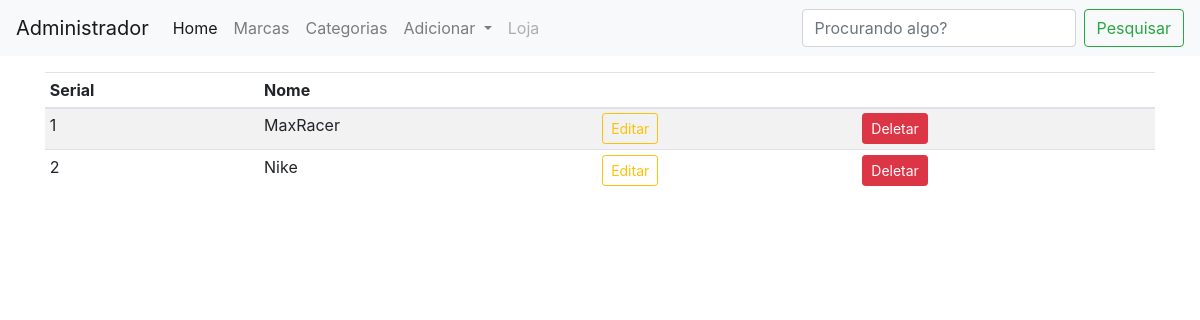
The app's page /marcas (signed in), older data.
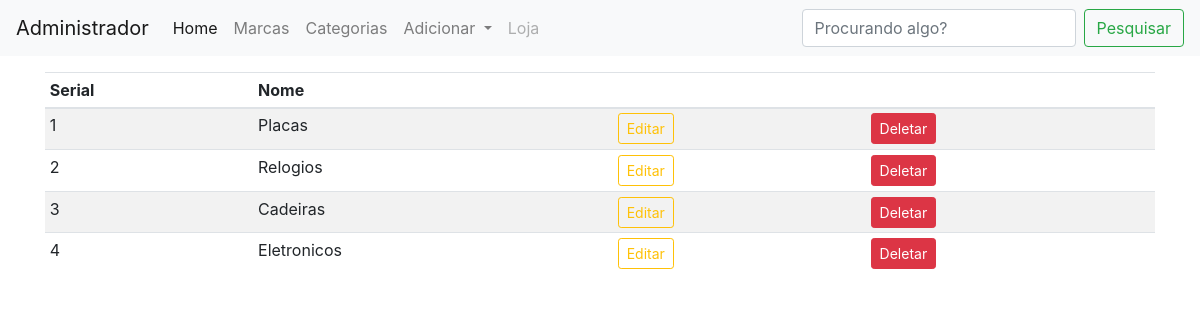
The same page, newer data.
### shop/products/models.py (models this page shows)
class Marcas(db.Model):
    id = db.Column(db.Integer, primary_key=True)
    name = db.Column(db.String(30), nullable=False, unique=True)

### shop/admin/routes.py (the view)
@app.route('/marcas')
def marcas():
    if 'email' not in session:
        flash(f'Por favor, faça o login antes.', 'success')
        return redirect(url_for('login'))
    marcas = Marcas.query.order_by(Marcas.id.desc()).all()
    return render_template("admin/classificacoes.html", escopo='marcas', marcas=marcas, title='Gestão de Marcas')

### shop/templates/admin/classificacoes.html (shortened to what this page needs)
{% extends 'layoutadmin.html' %}
{% block content %}
<div class="container mt-3">
  <table class="table table-sm table-striped">
    <thead>
      <th>Serial</th>
      <th>Nome</th>
      <th></th>
      <th></th>
    </thead>
    <tbody>
      {% if escopo == 'marcas' %}
      {% for marca in marcas %}
      <tr>
        <td>{{loop.index}}</td>
        <td>{{marca.name}}</td>
        <td><a href="{{url_for('updatemarca', id=marca.id)}}" class="btn btn-sm btn-outline-warning">Editar</a></td>
        <td><button type="button" class="btn btn-danger btn-sm" data-toggle="modal"
            data-target="#exampleModal-{{marca.id}}">Deletar</button></td>
      </tr>
      {% endfor %}
      {% endif %}
    </tbody>
  </table>
</div>
{% endblock content %}

### shop/templates/layoutadmin.html (shortened to what this page needs)
<!doctype html>
<html lang="en">
<head>
  <link rel="stylesheet" href="{{url_for('static', filename='css/bootstrap.min.css')}}">
</head>
<body>
<nav class="navbar navbar-expand-lg navbar-light bg-light">
  <a class="navbar-brand" href="{{ url_for('admin') }}">Administrador</a>
  <div class="collapse navbar-collapse" id="navbarSupportedContent">
    <ul class="navbar-nav mr-auto">
      <li class="nav-item active">
        <a class="nav-link" href="{{ url_for('admin') }}">Home <span class="sr-only">(current)</span></a>
      </li>
      <li class="nav-item">
        <a class="nav-link" href="/marcas">Marcas</a>
      </li>
      <li class="nav-item">
        <a class="nav-link" href="/categorias">Categorias</a>
      </li>
      <li class="nav-item dropdown">
        <a class="nav-link dropdown-toggle" href="#" id="navbarDropdown" role="button" data-toggle="dropdown" aria-haspopup="true" aria-expanded="false">
          Adicionar
        </a>
      </li>
      <li class="nav-item">
        <a class="nav-link disabled" href="#">Loja</a>
      </li>
    </ul>
    <form class="form-inline my-2 my-lg-0">
      <input class="form-control mr-sm-2" type="search" placeholder="Procurando algo?" aria-label="Search">
      <button class="btn btn-outline-success my-2 my-sm-0" type="submit">Pesquisar</button>
    </form>
  </div>
</nav>
  {% block content %}
  {% endblock content %}
</body>
</html>

Row changes from the older to the newer data that the page shows:
added Marcas: name "Placas"
added Marcas: name "Relogios"
changed Marcas: name "MaxRacer" → "Cadeiras"
changed Marcas: name "Nike" → "Eletronicos"
